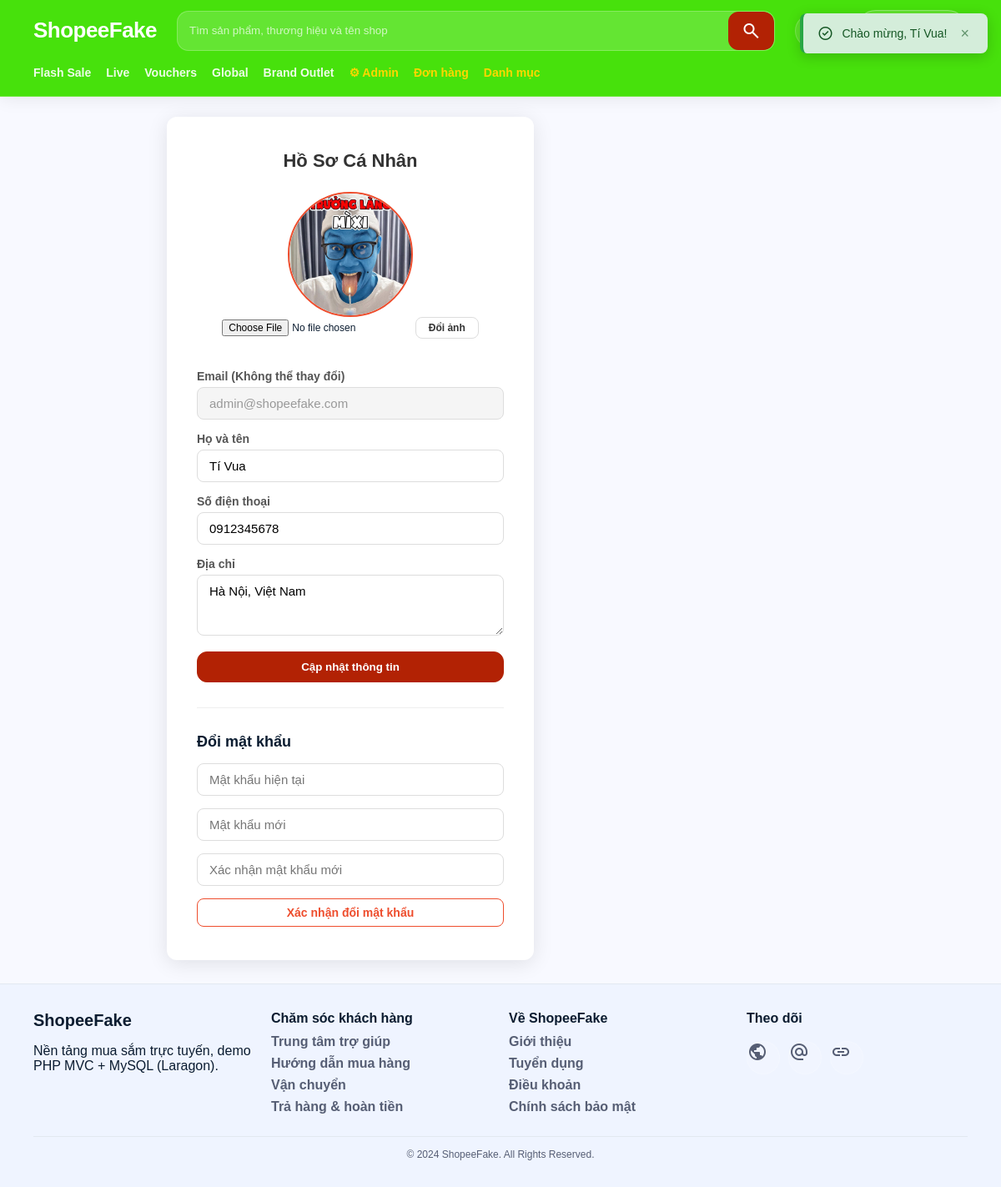
The app's page /profile/index (signed in) with its own data.
### tables this page shows
CREATE TABLE IF NOT EXISTS `users` (
  `id` int NOT NULL AUTO_INCREMENT,
  `name` varchar(255) NOT NULL,
  `email` varchar(255) NOT NULL,
  `password` varchar(255) NOT NULL,
  `role` varchar(20) NOT NULL DEFAULT 'user',
  `is_active` tinyint(1) NOT NULL DEFAULT '0',
  `avatar` varchar(255) DEFAULT NULL,
  `phone` varchar(20) DEFAULT NULL,
  `address` text,
  `remember_token` varchar(100) DEFAULT NULL,
  `email_verified_at` datetime DEFAULT NULL,
  `created_at` datetime NOT NULL,
  `updated_at` datetime NOT NULL,
  PRIMARY KEY (`id`),
  UNIQUE KEY `email` (`email`)
);

### app/controllers/ProfileController.php (called while the page is built, shortened)
<?php
require_once __DIR__ . '/../models/UserModel.php';
require_once __DIR__ . '/../core/helpers.php';
class ProfileController
{
    private UserModel $userModel;
    public function __construct(private PDO $pdo)
    {
        $this->userModel = new UserModel($pdo);
    }
    public function index(): void
    {
        $user = $this->userModel->findById((int)$_SESSION['user']['id']);
        require __DIR__ . '/../views/profile/index.php';
    }
}

### index.php (called while the page is built, shortened)
<?php
require_once __DIR__ . '/app/config/database.php';
require_once __DIR__ . '/app/core/helpers.php';
$requestPath = parse_url($_SERVER['REQUEST_URI'] ?? '/', PHP_URL_PATH) ?? '/';
$routePath = trim($requestPath, '/');
$parts = array_values(array_filter(explode('/', $routePath), static fn($part) => $part !== ''));
$controller = $parts[0] ?? 'default';
$action = isset($parts[1]) ? route_action($parts[1]) : ($controller === 'default' ? 'home' : 'index');
$obj = new $controllerClass($pdo);
$obj->$action();

### app/models/UserModel.php (called while the page is built, shortened)
<?php
class UserModel
{
    public function findById(int $id): ?array
    {
        $stmt = $this->pdo->prepare("SELECT * FROM users WHERE id = ? LIMIT 1");
        $stmt->execute([$id]);
        return $stmt->fetch() ?: null;
    }
}

### app/core/helpers.php (called while the page is built, shortened)
<?php
function base_url(string $path = ''): string {
    $scriptName = $_SERVER['SCRIPT_NAME'] ?? '/index.php';
    $base = str_replace('/index.php', '', $scriptName);
    $base = rtrim($base, '/');
    if ($path === '') {
        return $base !== '' ? $base : '/';
    }
    return ($base !== '' ? $base : '') . '/' . ltrim($path, '/');
}
function route_slug(string $value): string {
    $value = preg_replace('/([a-z])([A-Z])/', '$1-$2', $value);
    return strtolower(str_replace('_', '-', $value));
}
function url(string $controller = 'default', string $action = 'home', array $params = [], string $fragment = ''): string {
    $controller = route_slug($controller);
    $action = route_slug($action);
    if ($controller === 'default' && $action === 'home') {
        $path = base_url();
    } else {
        $path = base_url($controller . '/' . $action);
    }
    $query = http_build_query(array_filter($params, static fn($value) => $value !== null && $value !== ''), '', '&', PHP_QUERY_RFC3986);
    return $path . ($query ? '?' . $query : '') . ($fragment ? '#' . ltrim($fragment, '#') : '');
}
function e(string $s): string {
    return htmlspecialchars($s, ENT_QUOTES, 'UTF-8');
}

### app/views/profile/index.php (the view, shortened to what this page needs)
<?php require __DIR__ . '/../shares/header.php'; ?>
<div class="auth-container" style="max-width: 800px; margin: 20px auto;">
    <div class="auth-card">
        <h2 class="auth-title">Hồ Sơ Cá Nhân</h2>
        <div style="display: flex; gap: 30px; flex-wrap: wrap;">
            <div style="flex: 1; min-width: 200px; text-align: center;">
                <div class="mb-3">
                    <img src="<?= empty($user['avatar']) ? '/public/assets/default_avatar.png' : '/public/uploads/avatars/' . e($user['avatar']) ?>"
                    alt="Avatar"
                    style="width: 150px; height: 150px; border-radius: 50%; object-fit: cover; border: 2px solid #ee4d2d; display: block; margin: 0 auto;">
                </div>
                <form action="<?= e(url('profile', 'uploadAvatar')) ?>" method="POST" enctype="multipart/form-data">
                    <input type="file" name="avatar" accept="image/*" required style="font-size: 12px; margin-bottom: 10px;">
                    <button type="submit" class="btn btn-outline" style="padding: 5px 15px; font-size: 12px;">Đổi ảnh</button>
                </form>
            </div>
            <div style="flex: 2; min-width: 300px;">
                <form action="<?= e(url('profile', 'update')) ?>" method="POST">
                    <div class="form-group">
                        <label>Email (Không thể thay đổi)</label>
                        <input type="text" class="form-control" value="<?= e($user['email']) ?>" disabled style="background: #f5f5f5;">
                    </div>
                    <div class="form-group">
                        <label>Họ và tên</label>
                        <input type="text" name="name" class="form-control" value="<?= e($user['name']) ?>" required>
                    </div>
                    <div class="form-group">
                        <label>Số điện thoại</label>
                        <input type="text" name="phone" class="form-control" value="<?= e($user['phone'] ?? '') ?>" placeholder="Chưa cập nhật">
                    </div>
                    <div class="form-group">
                        <label>Địa chỉ</label>
                        <textarea name="address" class="form-control" rows="3" placeholder="Chưa cập nhật"><?= e($user['address'] ?? '') ?></textarea>
                    </div>
                    <button type="submit" class="btn btn-primary" style="width: 100%;">Cập nhật thông tin</button>
                </form>
                <hr style="margin: 30px 0; border: 0; border-top: 1px solid #eee;">
                <h3 style="font-size: 18px; margin-bottom: 15px;">Đổi mật khẩu</h3>
                <form action="<?= e(url('profile', 'changePassword')) ?>" method="POST">
                    <div class="form-group">
                        <input type="password" name="current_password" class="form-control" placeholder="Mật khẩu hiện tại" required>
                    </div>
                    <div class="form-group">
                        <input type="password" name="new_password" class="form-control" placeholder="Mật khẩu mới" required>
                    </div>
                    <div class="form-group">
                        <input type="password" name="new_password_confirm" class="form-control" placeholder="Xác nhận mật khẩu mới" required>
                    </div>
                    <button type="submit" class="btn btn-outline" style="width: 100%; border-color: #ee4d2d; color: #ee4d2d;">Xác nhận đổi mật khẩu</button>
                </form>
            </div>
        </div>
    </div>
</div>
<?php require __DIR__ . '/../shares/footer.php'; ?>

### public/assets/styles.css (style rules this page uses)
:root { --primary:#b22204; --green:#47E10C; --bg:#f8f9ff; --text:#0b1c30; --muted:#565e74; --card:#ffffff; --border:#E2E8F0; --warn:#F59E0B; --danger:#ba1a1a; --radius:12px; --shadow: 0 10px 30px rgba(15,23,42,.08); }
* { box-sizing:border-box }
html,body { margin:0;padding:0;font-family:sans-serif;color:var(--text);background:var(--bg) }
button,input,select,textarea { font-family:sans-serif }
img { max-width:100%;display:block }
.btn { display:inline-flex;align-items:center;justify-content:center;gap:8px;border:1px solid var(--border);background:white;color:var(--text); padding:10px 14px;border-radius:12px;font-weight:800;cursor:pointer;transition:.2s }
.btn-primary { background:var(--primary);border-color:var(--primary);color:white }

### public/assets/auth.css (style rules this page uses)
.auth-card { background: #fff; border-radius: 12px; box-shadow: 0 4px 24px rgba(0,0,0,.10); padding: 40px 36px; width: 100%; max-width: 440px; }
.auth-title { text-align: center; font-size: 22px; font-weight: 700; margin: 0 0 24px; color: #333; }
.form-group { margin-bottom: 18px; }
.form-group label { display: block; font-size: 14px; font-weight: 600; color: #555; margin-bottom: 6px; }
.form-control { width: 100%; padding: 10px 14px; border: 1.5px solid #ddd; border-radius: 8px; font-size: 15px; box-sizing: border-box; transition: border-color .2s; font-family: inherit; }
.form-control:disabled { background: #f5f5f5; cursor: not-allowed; color: #999; }
.btn-outline { border: 1.5px solid #ddd; background: #fff; color: #333; padding: 8px 16px; border-radius: 8px; cursor: pointer; font-size: 14px; font-weight: 600; text-decoration: none; display: inline-flex; align-items: center; gap: 6px; }

### app/views/profile/index.php (style rules this page uses)
.form-group { margin-bottom: 15px; }
.form-group label { display: block; margin-bottom: 5px; font-weight: 600; color: #555; font-size: 14px; }

### records on screen
users: avatar (picture), email "admin@shopeefake.com", name "Tí Vua", phone "0912345678", address "Hà Nội, Việt Nam"

### other values on screen
$flashSuccess "Chào mừng, Tí Vua!"
